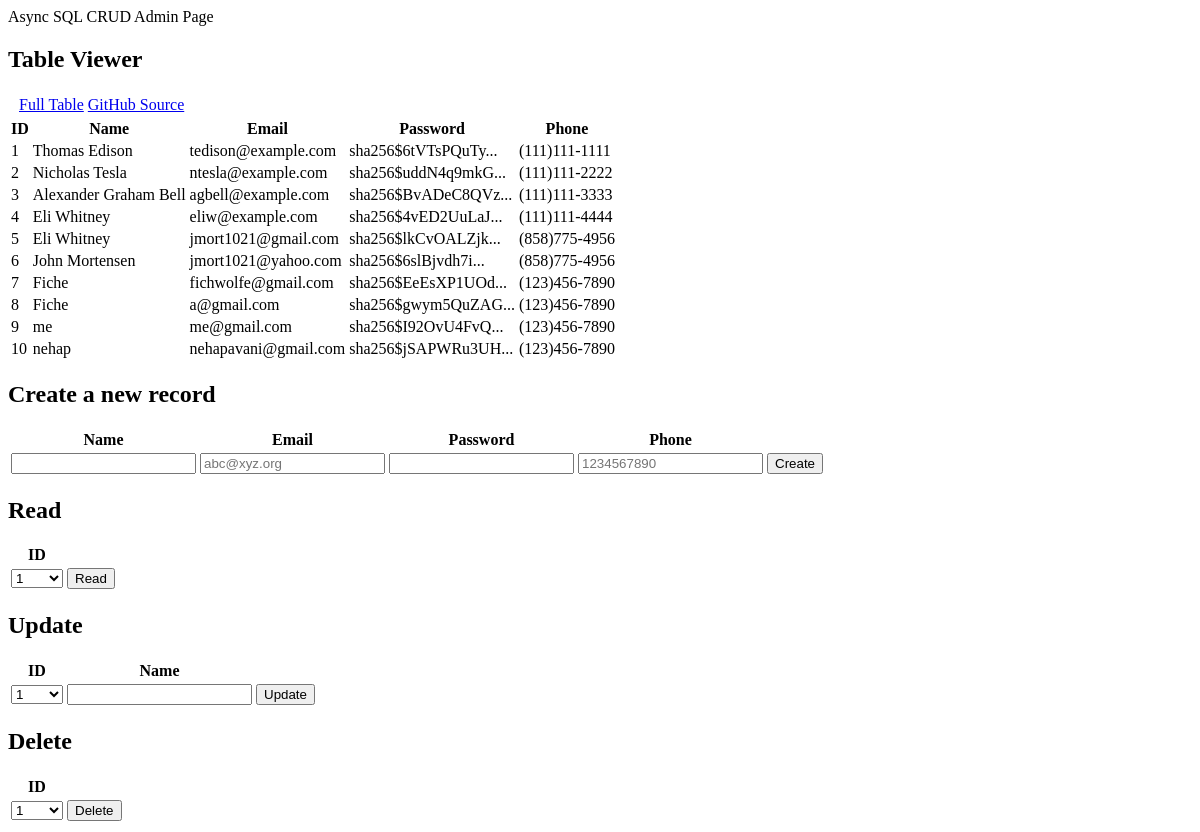
Before: /crud_api/ with the older database file.
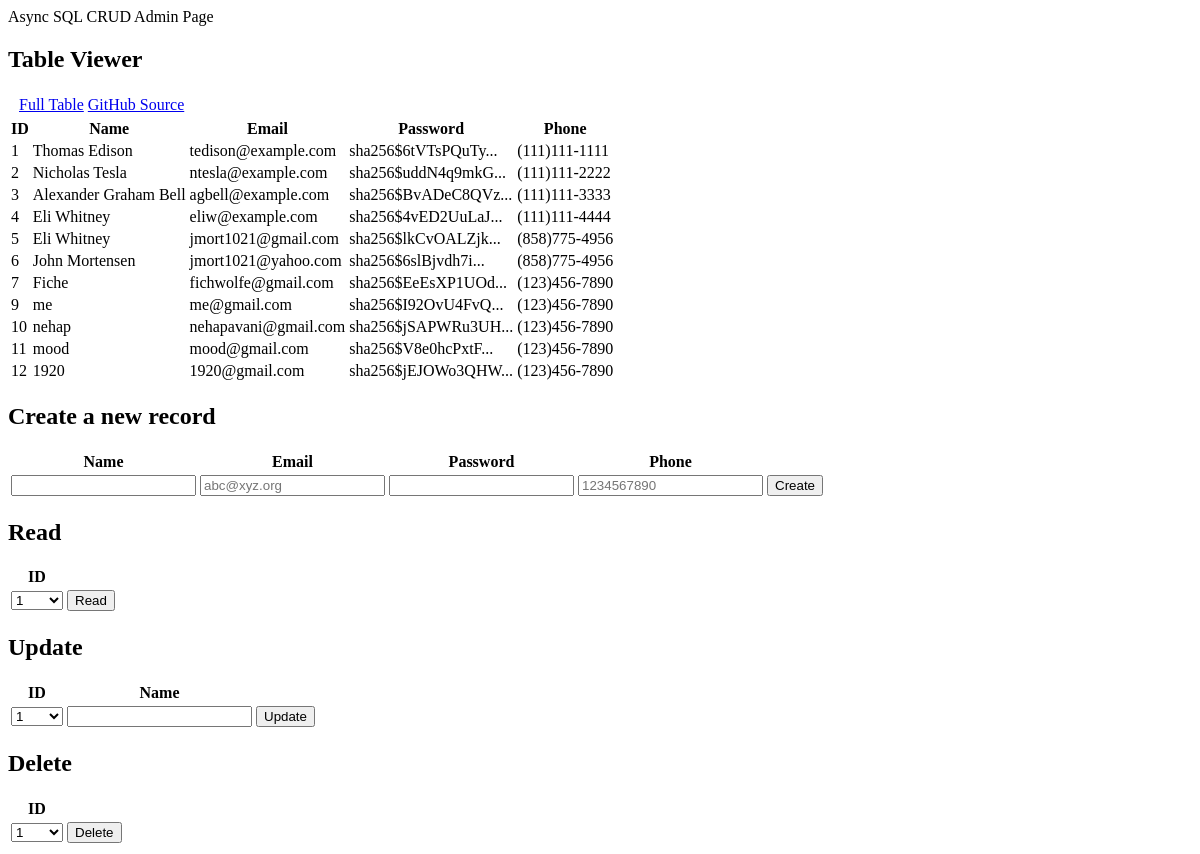
After: the same page with the newer database file.
### templates/cruddy/model.py (models this page shows, shortened)
class Users(UserMixin, db.Model):
    userID = db.Column(db.Integer, primary_key=True)
    name = db.Column(db.String(255), unique=False, nullable=False)
    email = db.Column(db.String(255), unique=True, nullable=False)
    password = db.Column(db.String(255), unique=False, nullable=False)
    phone = db.Column(db.String(255), unique=False, nullable=False)
    def read(self):
        return {
            "userID": self.userID,
            "name": self.name,
            "email": self.email,
            "password": self.password,
            "phone": self.phone,
            "query": "by_alc"  # This is for fun, a little watermark
        }

### templates/cruddy/app_crud_api.py (the view)
@app_crud_api.route('/')
def crud_api():
    return render_template("cruddy/templates/crud_async.html", table=users_all())

### templates/cruddy/query.py (called while the page is built)
def users_all():
    return users_all_alc()

def users_all_alc():
    table = Users.query.all()
    json_ready = [peep.read() for peep in table]
    return json_ready

### templates/cruddy/templates/crud_async.html (shortened to what the changed rows need)
<!DOCTYPE html>
{% block content %}
    <div class="container py-4 text-light bg-success">
        <div class="container py-4">
            <div class="p-5 mb-4 bg-light text-dark rounded-3">
                <h2>Table Viewer</h2>
                <div class="row align-items-md-stretch">
                    <div class="container-fluid py-5">
                        <table class="table" id="users">
                            <thead>
                            <tr>
                                <th>ID</th>
                                <th>Name</th>
                                <th>Email</th>
                                <th>Password</th>
                                <th>Phone</th>
                            </tr>
                            </thead>
                            <tbody id="result">
                            {% for row in table %}
                                {% set pn = "" ~ row['phone'] %}
                                {% set pnf = "(" ~ pn[0:3] ~ ")" ~ pn[3:6] ~ "-" ~ pn[6:10] %}
                                <tr>
                                    <td>{{ row['userID'] }}</td>
                                    <td>{{ row['name'] }}</td>
                                    <td>{{ row['email'] }}</td>
                                    <td>{{ row['password'] | truncate(20) }}</td>
                                    <td>{{ pnf }}</td>
                                </tr>
                            {% endfor %}
                            </tbody>
                        </table>
                    </div>
                </div>
            </div>
        </div>
        <div class="container py-4">
            <div class="p-5 mb-4 bg-light text-dark rounded-3">
                <h2>Create a new record</h2>
                <table class="table">
                    <thead>
                    <tr>
                        <th><label for="name">Name</label></th>
                        <th><label for="email">Email</label></th>
                        <th><label for="password">Password</label></th>
                        <th><label for="phone">Phone</label></th>
                    </tr>
                    </thead>
                </table>
            </div>
        </div>
        <div class="container py-4">
            <div class="row mb-4 bg-light text-dark rounded-3">
                <div class="col-md-3">
                    <div class="p-5 mb-4 bg-light text-dark rounded-3">
                        <h2>Read</h2>
                        <table id="read_table">
                            <tr><th><label for="read_userid">ID</label></th></tr>
                        </table>
                    </div>
                </div>
                <div class="col-md-6">
                    <div class="p-5 mb-4 bg-light text-dark rounded-3">
                        <h2>Update</h2>
                        <table id="update_table">
                            <tr>
                                <th><label for="update_userid">ID</label></th>
                                <th><label for="update_name">Name</label></th>
                            </tr>
                        </table>
                    </div>
                </div>
                <div class="col-md-3">
                    <div class="p-5 mb-4 bg-light text-dark rounded-3">
                        <h2>Delete</h2>
                        <table id="read_table">
                            <tr><th><label for="delete_userid">ID</label></th></tr>
                        </table>
                    </div>
                </div>
            </div>
        </div>
    </div>
{% endblock %}

Changed rows visible on the page:
removed Users: userID "8", name "Fiche", email "a@gmail.com", password "sha256$gwym5QuZAG...", pnf "(123)456-7890"
added Users: userID "11", name "mood", email "mood@gmail.com", password "sha256$V8e0hcPxtF...", pnf "(123)456-7890"
added Users: userID "12", name "1920", email "1920@gmail.com", password "sha256$jEJOWo3QHW...", pnf "(123)456-7890"
